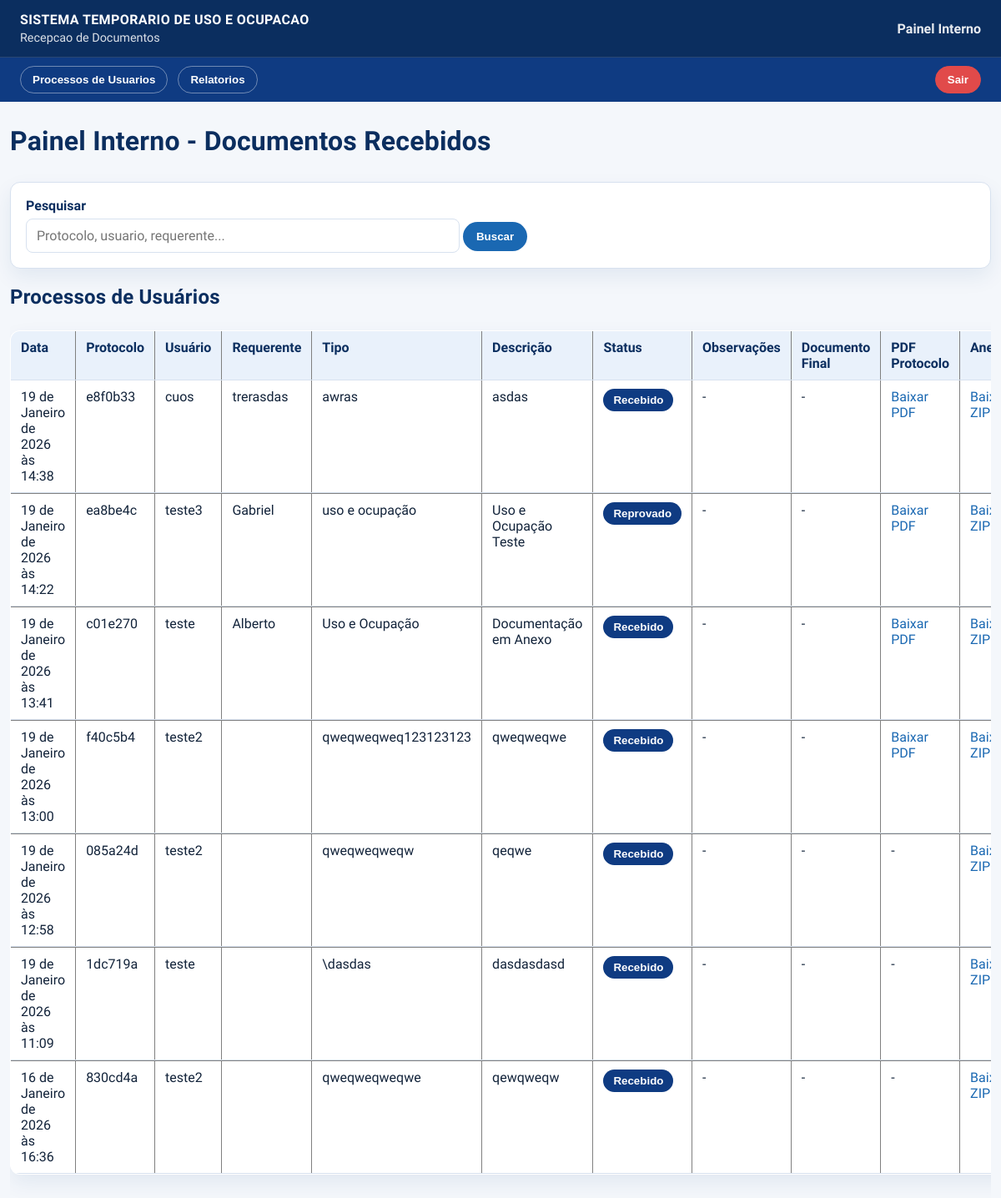
Screenshot of /interno/ (signed in) with the database file from the repository.
### documentos/models.py (models this page shows, shortened)
class Processo(models.Model):
    STATUS_RECEBIDO = 'recebido'
    STATUS_ANALISE = 'em_analise'
    STATUS_REPROVADO = 'reprovado'
    STATUS_APROVADO = 'aprovado'
    STATUS_CHOICES = [
        (STATUS_RECEBIDO, 'Recebido'),
        (STATUS_ANALISE, 'Em analise'),
        (STATUS_REPROVADO, 'Reprovado'),
        (STATUS_APROVADO, 'Aprovado'),
    ]
    protocolo = models.UUIDField(default=uuid.uuid4, editable=False, unique=True)
    usuario = models.ForeignKey(settings.AUTH_USER_MODEL, on_delete=models.CASCADE, related_name='processos')
    nome_requerente = models.CharField(max_length=150, default='')
    tipo_processo = models.CharField(max_length=100)
    descricao = models.TextField(blank=True)
    pdf_protocolo = models.FileField(upload_to='protocolos/', null=True, blank=True)
    status = models.CharField(max_length=20, choices=STATUS_CHOICES, default=STATUS_RECEBIDO)
    observacoes = models.TextField(blank=True)
    documento_final = models.FileField(upload_to='documentos_final/', null=True, blank=True)
    data_envio = models.DateTimeField(auto_now_add=True)

### documentos/views.py (the view, shortened to what this page needs)
# urls.py: path('interno/', painel_interno, name='painel_interno'),
@user_passes_test(lambda u: u.is_staff, login_url='/interno/login/')
def painel_interno(request):
    processos = (
        Processo.objects.select_related('usuario')
        .prefetch_related('anexos')
        .order_by('-data_envio')
    )
    termo = request.GET.get('q', '').strip()
    return render(request, 'documentos/painel.html', {
        'processos': processos,
        'status_choices': Processo.STATUS_CHOICES,
        'termo': termo,
    })

### documentos/templatetags/protocolo_extras.py (called while the page is built)
@register.filter
def short_protocolo(value):
    return protocolo_curto(value)

### documentos/utils.py (called while the page is built)
def protocolo_curto(protocolo):
    return str(protocolo).replace('-', '')[:7]

### documentos/templates/documentos/painel.html (shortened to what this page needs)
{% load static protocolo_extras %}
<!DOCTYPE html>
<html lang="pt-br">
<head>
  <link rel="stylesheet" href="{% static 'documentos/app.css' %}">
</head>
<body>
  <header class="gov-header">
    <div class="gov-header__top">
      <div class="gov-header__brand">
        <div class="gov-header__title">Sistema Temporario de Uso e Ocupacao</div>
        <div class="gov-header__subtitle">Recepcao de Documentos</div>
      </div>
      <div class="gov-header__meta">Painel Interno</div>
    </div>
    <div class="gov-header__bar">
      <nav class="gov-menu">
        <div class="gov-menu__group">
          <div class="gov-menu__item">
            <button class="gov-menu__btn" type="button">Processos de Usuarios</button>
          </div>
          <div class="gov-menu__item">
            <button class="gov-menu__btn" type="button">Relatorios</button>
          </div>
        </div>
        <div class="gov-menu__group gov-menu__group--right">
          <form method="post" action="/interno/logout/">
            <button type="submit" class="gov-menu__btn gov-menu__btn--exit">Sair</button>
          </form>
        </div>
      </nav>
    </div>
  </header>
  <main class="container container--wide">
  <header class="page-header">
    <h1>Painel Interno - Documentos Recebidos</h1>
  </header>
  <form method="get">
    <label>Pesquisar</label>
    <input type="search" name="q" value="{{ termo }}" placeholder="Protocolo, usuario, requerente...">
    <button type="submit">Buscar</button>
  </form>
  <section id="processos">
    <h2>Processos de Usu&aacute;rios</h2>
  <div class="table-scroll">
  <table border="1" cellpadding="8" cellspacing="0">
    <tr>
      <th>Data</th>
      <th>Protocolo</th>
      <th>Usu&aacute;rio</th>
      <th>Requerente</th>
      <th>Tipo</th>
      <th>Descri&ccedil;&atilde;o</th>
      <th>Status</th>
      <th>Observa&ccedil;&otilde;es</th>
      <th>Documento Final</th>
      <th>PDF Protocolo</th>
      <th>Anexos</th>
    </tr>
    {% for p in processos %}
    <tr>
      <td>{{ p.data_envio }}</td>
      <td>{{ p.protocolo|short_protocolo }}</td>
      <td>{{ p.usuario }}</td>
      <td>{{ p.nome_requerente }}</td>
      <td>{{ p.tipo_processo }}</td>
      <td>{{ p.descricao|default:"-" }}</td>
      <td>
        <button type="button" class="status-trigger" data-modal-id="status-modal-{{ p.id }}">
          {{ p.get_status_display }}
        </button>
      </td>
      <td>{{ p.observacoes|default:"-" }}</td>
      <td>
        {% if p.documento_final %}
          <a href="{{ p.documento_final.url }}" target="_blank">Baixar</a>
        {% else %}
          -
        {% endif %}
      </td>
      <td>
        {% if p.pdf_protocolo %}
          <a href="{{ p.pdf_protocolo.url }}" target="_blank">Baixar PDF</a>
        {% else %}
          -
        {% endif %}
      </td>
      <td>
        {% if p.anexos.exists %}
          <a href="/interno/processos/{{ p.id }}/anexos.zip">Baixar ZIP</a>
        {% else %}
          -
        {% endif %}
      </td>
    </tr>
    <tr class="status-modal-row">
      <td colspan="12">
      </td>
    </tr>
    {% endfor %}
  </table>
  </div>
  </section>
  </main>
</body>
</html>

### documentos/static/documentos/app.css (style rules this page uses)
:root { --blue-900: #0b2e5f; --blue-800: #0f3b82; --blue-600: #1a68b2; --blue-500: #2a8ad2; --ink: #12233a; --muted: #5b6b82; --bg: #f4f7fb; --card: #ffffff; --border: #d7e1ef; --shadow: 0 10px 24px rgba(15, 59, 130, 0.08); }
* { box-sizing: border-box; }
body { margin: 0; min-height: 100vh; font-family: "Source Sans 3", "Noto Sans", sans-serif; color: var(--ink); background: var(--bg); }
.gov-header { background: var(--blue-900); color: #fff; }
.gov-header__top { display: flex; align-items: center; justify-content: space-between; padding: 14px 24px; border-bottom: 1px solid rgba(255, 255, 255, 0.12); }
.gov-header__brand { display: flex; flex-direction: column; gap: 4px; }
.gov-header__title { font-weight: 700; letter-spacing: 0.4px; text-transform: uppercase; }
.gov-header__subtitle { font-size: 0.9rem; opacity: 0.85; }
.gov-header__meta { font-weight: 600; text-align: right; opacity: 0.9; }
.gov-header__bar { background: #0f3b82; padding: 10px 24px; position: relative; z-index: 20; }
.gov-menu { display: flex; align-items: center; gap: 16px; flex-wrap: wrap; }
.gov-menu__group { display: flex; align-items: center; gap: 12px; }
.gov-menu__group--right { margin-left: auto; }
.gov-menu__item { position: relative; }
.gov-menu__btn { background: transparent; color: #fff; border: 1px solid rgba(255, 255, 255, 0.4); border-radius: 999px; padding: 8px 14px; font-weight: 600; cursor: pointer; }
.gov-menu__btn--exit { background: #e14a4a; border-color: #e14a4a; }
.gov-menu form { background: transparent; border: none; border-radius: 0; padding: 0; box-shadow: none; margin: 0; }
.container { max-width: 1100px; margin: 0 auto; padding: 28px 24px 64px; }
.container--wide { max-width: 100%; margin: 0; padding-left: 12px; padding-right: 12px; }
h1, h2, h3 { color: var(--blue-900); margin: 0 0 12px; letter-spacing: 0.2px; }
a { color: var(--blue-600); text-decoration: none; }
form { background: var(--card); border: 1px solid var(--border); border-radius: 12px; padding: 18px; box-shadow: var(--shadow); margin: 16px 0 20px; }
label { display: block; font-weight: 600; color: var(--blue-900); margin-bottom: 6px; }
input, select, textarea { width: 100%; max-width: 520px; padding: 10px 12px; border-radius: 8px; border: 1px solid var(--border); font: inherit; background: #fff; }
button { background: var(--blue-600); color: #fff; border: none; border-radius: 999px; padding: 10px 16px; font-weight: 600; cursor: pointer; }
table { width: 100%; border-collapse: collapse; background: var(--card); border-radius: 12px; overflow: hidden; box-shadow: var(--shadow); margin: 14px 0 28px; }
.table-scroll { width: 100%; overflow-x: auto; }
th, td { padding: 10px 12px; border-bottom: 1px solid var(--border); text-align: left; vertical-align: top; }
th { background: #e9f1fb; color: var(--blue-900); font-weight: 700; }
tr:last-child td { border-bottom: none; }
.page-header { display: flex; align-items: flex-start; justify-content: space-between; gap: 24px; margin-bottom: 18px; }
.status-trigger { background: var(--blue-800); color: #fff; border: none; border-radius: 999px; padding: 6px 12px; font-weight: 600; cursor: pointer; }
.status-modal-row td { padding: 0; border: none; }

### rows the page displays
Processo: data_envio "19 de Janeiro de 2026 às 14:38", protocolo|short_protocolo "e8f0b33", usuario "cuos", nome_requerente "trerasdas", tipo_processo "awras", descricao "asdas", status "Recebido", observacoes "-"
Processo: data_envio "19 de Janeiro de 2026 às 14:22", protocolo|short_protocolo "ea8be4c", usuario "teste3", nome_requerente "Gabriel", tipo_processo "uso e ocupação", descricao "Uso e Ocupação Teste", status "Reprovado", observacoes "-"
Processo: data_envio "19 de Janeiro de 2026 às 13:41", protocolo|short_protocolo "c01e270", usuario "teste", nome_requerente "Alberto", tipo_processo "Uso e Ocupação", descricao "Documentação em Anexo", status "Recebido", observacoes "-"
Processo: data_envio "19 de Janeiro de 2026 às 13:00", protocolo|short_protocolo "f40c5b4", usuario "teste2", tipo_processo "qweqweqweq123123123", descricao "qweqweqwe", status "Recebido", observacoes "-"
Processo: data_envio "19 de Janeiro de 2026 às 12:58", protocolo|short_protocolo "085a24d", usuario "teste2", tipo_processo "qweqweqweqw", descricao "qeqwe", status "Recebido", observacoes "-"
Processo: data_envio "19 de Janeiro de 2026 às 11:09", protocolo|short_protocolo "1dc719a", usuario "teste", tipo_processo "\\dasdas", descricao "dasdasdasd", status "Recebido", observacoes "-"
Processo: data_envio "16 de Janeiro de 2026 às 16:36", protocolo|short_protocolo "830cd4a", usuario "teste2", tipo_processo "qweqweqweqwe", descricao "qewqweqw", status "Recebido", observacoes "-"
